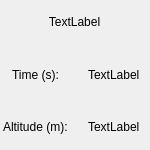
<?xml version="1.0" encoding="UTF-8"?>
<ui version="4.0">
 <class>GraphInfo</class>
 <widget class="QWidget" name="GraphInfo">
  <property name="geometry">
   <rect>
    <x>0</x>
    <y>0</y>
    <width>150</width>
    <height>150</height>
   </rect>
  </property>
  <property name="sizePolicy">
   <sizepolicy hsizetype="Fixed" vsizetype="Fixed">
    <horstretch>0</horstretch>
    <verstretch>0</verstretch>
   </sizepolicy>
  </property>
  <property name="maximumSize">
   <size>
    <width>150</width>
    <height>150</height>
   </size>
  </property>
  <property name="windowTitle">
   <string>Form</string>
  </property>
  <widget class="QWidget" name="horizontalLayoutWidget">
   <property name="geometry">
    <rect>
     <x>-1</x>
     <y>-1</y>
     <width>151</width>
     <height>151</height>
    </rect>
   </property>
   <layout class="QHBoxLayout" name="horizontalLayout">
    <item>
     <layout class="QVBoxLayout" name="verticalLayout_2">
      <property name="spacing">
       <number>6</number>
      </property>
      <item>
       <layout class="QHBoxLayout" name="horizontalLayout_5">
        <item>
         <widget class="QLabel" name="label_1">
          <property name="text">
           <string>TextLabel</string>
          </property>
          <property name="alignment">
           <set>Qt::AlignCenter</set>
          </property>
         </widget>
        </item>
       </layout>
      </item>
      <item>
       <layout class="QHBoxLayout" name="horizontalLayout_2">
        <item alignment="Qt::AlignHCenter">
         <widget class="QLabel" name="label_4">
          <property name="text">
           <string>Time (s):</string>
          </property>
         </widget>
        </item>
        <item alignment="Qt::AlignHCenter">
         <widget class="QLabel" name="label_2">
          <property name="text">
           <string>TextLabel</string>
          </property>
         </widget>
        </item>
       </layout>
      </item>
      <item>
       <layout class="QHBoxLayout" name="horizontalLayout_3">
        <item alignment="Qt::AlignHCenter">
         <widget class="QLabel" name="label_5">
          <property name="text">
           <string>Altitude (m):</string>
          </property>
         </widget>
        </item>
        <item alignment="Qt::AlignHCenter">
         <widget class="QLabel" name="label_3">
          <property name="text">
           <string>TextLabel</string>
          </property>
         </widget>
        </item>
       </layout>
      </item>
     </layout>
    </item>
   </layout>
  </widget>
 </widget>
 <resources/>
 <connections/>
</ui>
